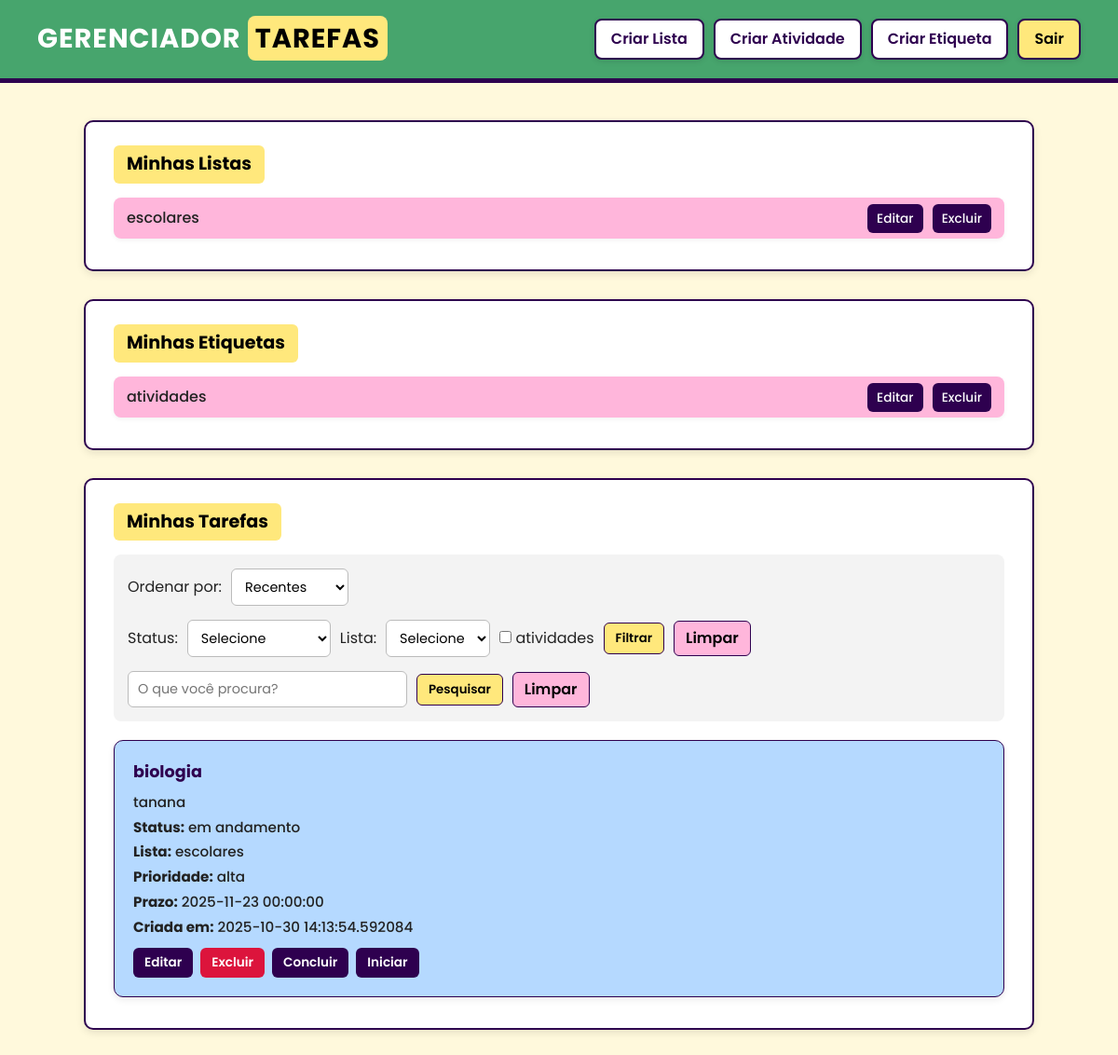
The app's page /user/ (signed in) with its own data.
### models/models.py (models this page shows)
class Lista(db.Model):
    __tablename__ = 'lista'
    id = db.Column(db.Integer, primary_key=True)
    nome = db.Column(db.String(120), nullable=False, unique=True)
    usuario_id = db.Column(db.Integer, db.ForeignKey('usuario.id'), nullable=False)
    tarefas = db.relationship('Tarefa', backref='lista', lazy=True)

class Etiqueta(db.Model):
    __tablename__ = 'etiqueta'
    id = db.Column(db.Integer, primary_key=True)
    nome = db.Column(db.String(64), unique=True, nullable=False)
    tarefas = db.relationship('Tarefa', secondary=tarefa_etiqueta, back_populates='etiquetas')
    usuario_id = db.Column(db.Integer, db.ForeignKey('usuario.id'), nullable=False)

class Tarefa(db.Model):
    __tablename__ = 'tarefa'
    id = db.Column(db.Integer, primary_key=True)
    titulo = db.Column(db.String(200), nullable=False)
    descricao = db.Column(db.Text)
    data_limite = db.Column(db.DateTime)
    status = db.Column(db.String(20), default='pendente') # Pendente, Em Andamento, Concluída
    prioridade = db.Column(db.String(20), default='normal') # Baixa, Normal, Alta, Urgente
    ordem = db.Column(db.Integer, default=0) # Aqui é um campo do banco para poder posicionar tarefas de maneira manual de acordo com esse ínice, que ficará variando
    criada_em = db.Column(db.DateTime, default=datetime.utcnow)
    atualizada_em = db.Column(db.DateTime, default=datetime.utcnow, onupdate=datetime.utcnow)
    lista_id = db.Column(db.Integer, db.ForeignKey('lista.id'), nullable=False)
    usuario_id = db.Column(db.Integer, db.ForeignKey('usuario.id'), nullable=False)
    etiquetas = db.relationship('Etiqueta', secondary=tarefa_etiqueta, back_populates='tarefas')
    comentarios = db.relationship('Comentario', backref='tarefa', lazy=True)

### controllers/user_controller.py (the view, shortened to what this page needs)
@user_bp.route('/')
@login_required
def index():
    listas = Lista.query.filter_by(usuario_id=current_user.id).all()
    tarefas = Tarefa.query.filter_by(usuario_id=current_user.id).all()
    etiquetas = Etiqueta.query.all()
    hoje = datetime.today()
    ordem = request.cookies.get('ordem', 'recentes')
    if ordem == 'recentes':
        tarefas = Tarefa.query.filter_by(usuario_id=current_user.id).order_by(Tarefa.criada_em.desc()).all()
        pass
    elif ordem=='antigas':
        tarefas = Tarefa.query.filter_by(usuario_id=current_user.id).order_by(Tarefa.criada_em.asc()).all()
        pass
    elif ordem=='prazo_curto':
        tarefas = Tarefa.query.filter_by(usuario_id=current_user.id).order_by(Tarefa.data_limite.asc()).all()
        pass
    elif ordem == 'prazo_longo':
        tarefas = Tarefa.query.filter_by(usuario_id=current_user.id).order_by(Tarefa.data_limite.desc()).all()
        pass
    elif ordem=='manual':
        tarefas = Tarefa.query.filter_by(usuario_id=current_user.id).order_by(Tarefa.ordem.asc()).all()
        pass
    for t in tarefas:
        t.tempo_restante = (t.data_limite - hoje).days + 1
    modo_filtro = session.get('filtro')
    modo_filtro_palavras_chave = session.get('filtro_palavra_chave_modo')
    return render_template('./user/dash.html', ordem=ordem, listas=listas, tarefas=tarefas, etiquetas=etiquetas)

### app.py (called while the page is built)
def create_app():
    app = Flask(__name__)
    app.config['SECRET_KEY'] = 'sua-chave-secreta-aqui'
    app.config['SQLALCHEMY_DATABASE_URI'] = 'sqlite:///todo_app.db'
    app.config['SQLALCHEMY_TRACK_MODIFICATIONS'] = False
    db.init_app(app)
    login_manager = LoginManager()
    login_manager.init_app(app)
    login_manager.login_view = 'auth.logar_no_sistema'
    login_manager.login_message = 'Por favor, faça login para acessar esta página.'
    @login_manager.user_loader
    def load_user(user_id):
        return Usuario.query.get(int(user_id))
    app.register_blueprint(auth_bp)
    app.register_blueprint(user_bp)
    app.register_blueprint(email_bp)
    iniciar_scheduler(app)
    with app.app_context():
        db.create_all()
    return app

### templates/user/dash.html (shortened to what this page needs)
<!DOCTYPE html>
<html lang="pt-BR">
<head>
    <link rel="stylesheet" href="{{ url_for('static', filename='css/user/dash.css') }}">
</head>
<body>
<header>
    <h1>GERENCIADOR <span>TAREFAS</span></h1>
    <div class="header-buttons">
        <a href="{{ url_for('user.criar_lista') }}" class="btn-header">Criar Lista</a>
        <a href="{{ url_for('user.criar_atividade') }}" class="btn-header">Criar Atividade</a>
        <a href="{{ url_for('user.criar_etiqueta') }}" class="btn-header">Criar Etiqueta</a>
        <a href="{{ url_for('auth.deslogar_do_sistema') }}" class="btn-header logout">Sair</a>
    </div>
</header>
<main>
    <section class="bloco">
        <h2>Minhas Listas</h2>
        <ul>
            {% for list in listas %}
            <li>
                <span>{{ list.nome }}</span>
                <div class="acoes">
                    <a href="{{ url_for('user.editar_lista', id=list.id) }}">Editar</a>
                    <a href="{{ url_for('user.excluir_lista', id=list.id) }}">Excluir</a>
                </div>
            </li>
            {% else %}
            <li class="vazio">Nenhuma lista foi criada ainda</li>
            {% endfor %}
        </ul>
    </section>
    <section class="bloco">
        <h2>Minhas Etiquetas</h2>
        <ul>
            {% for etiqueta in etiquetas %}
            <li>
                <span>{{ etiqueta.nome }}</span>
                <div class="acoes">
                    <a href="{{ url_for('user.atualizar_etiqueta', id=etiqueta.id) }}">Editar</a>
                    <a href="{{ url_for('user.excluir_etiqueta', id=etiqueta.id) }}">Excluir</a>
                </div>
            </li>
            {% else %}
            <li class="vazio">Nenhuma etiqueta foi criada ainda</li>
            {% endfor %}
        </ul>
    </section>
    <section class="bloco">
        <h2>Minhas Tarefas</h2>
        <div class="filtros">
            <form action="{{ url_for('user.ordenar_tarefa') }}" method="post">
                <label>Ordenar por:</label>
                <select name="ordem" id="ordem_select" onchange="this.form.submit()">
                    <option {% if ordem=='recentes' %}selected{% endif %} value="recentes">Recentes</option>
                </select>
            </form>
            <form action="{{ url_for('user.filtrar_tarefas') }}" method="post">
                <label>Status:</label>
                <select name="status" id="status">
                    <option value="">Selecione</option>
                </select>
                <label>Lista:</label>
                <select name="lista" id="lista">
                    <option value="">Selecione</option>
                </select>
                {% set filtros_etiquetas = session.get('filtros', [{}])[0].get('etiquetas', []) | map('int') | list %}
                <div class="etiquetas-filtro">
                    {% for etiqueta in etiquetas %}
                    <label>
                        <input {% if etiqueta.id in filtros_etiquetas %}checked{% endif %} type="checkbox" name="etiqueta_filtro" value="{{ etiqueta.id }}">
                        {{ etiqueta.nome }}
                    </label>
                    {% endfor %}
                </div>
                <button class="btn-filtrar" type="submit">Filtrar</button>
                <a href="{{ url_for('user.limpar_filtro') }}" class="btn-limpar">Limpar</a>
            </form>
            <form action="{{ url_for('user.filtrar_tarefas_by_palavras_chave') }}" method="post" class="busca">
                <input
                    type="text"
                    name="barra_pesquisa"
                    placeholder="O que você procura?"
                    >
                <button type="submit">Pesquisar</button>
                <a href="{{ url_for('user.apagar_filtro_de_palavras_chave') }}" class="btn-limpar">Limpar</a>
            </form>
        </div>
        <ul class="lista-tarefas" {% if ordem=='manual' %}id="lista_de_tarefas"{% endif %}>
            {% for tarefa in tarefas %}
            <li class="tarefa-item" data-id="{{ tarefa.id }}">
                <div class="tarefa-info">
                    <h3>{{ tarefa.titulo }}</h3>
                    <p>{{ tarefa.descricao }}</p>
                    <p><strong>Status:</strong> {{ tarefa.status }}</p>
                    <p><strong>Lista:</strong> {{ tarefa.lista.nome }}</p>
                    <p><strong>Prioridade:</strong> {{ tarefa.prioridade }}</p>
                    <p><strong>Prazo:</strong> {{ tarefa.data_limite }}</p>
                    <p><strong>Criada em:</strong> {{ tarefa.criada_em }}</p>
                    <div class="tarefa-acoes">
                        <a href="{{ url_for('user.editar_tarefa', id=tarefa.id) }}">Editar</a>
                        <a href="{{ url_for('user.excluir_tarefa', id=tarefa.id) }}" class="excluir">Excluir</a>
                        <a href="{{ url_for('user.concluir_tarefa', id=tarefa.id) }}">Concluir</a>
                        {% if tarefa.status != 'concluida' %}
                        <a href="{{ url_for('user.iniciar_tarefa', id=tarefa.id) }}">Iniciar</a>
                        {% endif %}
                    </div>
                </div>
            </li>
            {% else %}
            <p class="vazio">Nenhuma tarefa cadastrada ainda.</p>
            {% endfor %}
        </ul>
    </section>
</main>
</body>
</html>

### static/css/user/dash.css (style rules this page uses)
:root { --rosa: #ffb6db; --verde: #47a56d; --amarelo: #ffe87c; --roxo: #2e004f; --azul: #b5d9ff; --fundo: #fff9dc; --cinza: #f3f3f3; --texto: #222; }
* { margin: 0; padding: 0; box-sizing: border-box; font-family: "Poppins", sans-serif; transition: all 0.25s ease-in-out; }
body { background-color: var(--fundo); color: var(--texto); line-height: 1.5; }
header { background-color: var(--verde); color: #fff; padding: 20px 40px; display: flex; justify-content: space-between; align-items: center; border-bottom: 5px solid var(--roxo); flex-wrap: wrap; }
header h1 { font-size: 1.8rem; font-weight: 700; letter-spacing: 1px; }
header h1 span { background-color: var(--amarelo); color: #000; border-radius: 8px; padding: 4px 8px; }
.header-buttons { display: flex; flex-wrap: wrap; gap: 10px; }
.btn-header { background-color: #fff; color: var(--roxo); text-decoration: none; padding: 8px 16px; border-radius: 8px; font-weight: 600; border: 2px solid var(--roxo); box-shadow: 0 2px 6px rgba(0, 0, 0, 0.1); }
.logout { background-color: var(--amarelo); color: #000; }
main { padding: 40px; display: flex; flex-direction: column; gap: 30px; max-width: 1100px; margin: 0 auto; }
.bloco { background-color: #fff; border: 2px solid var(--roxo); border-radius: 10px; padding: 25px 30px; box-shadow: 0 3px 8px rgba(0, 0, 0, 0.1); }
.bloco h2 { background-color: var(--amarelo); padding: 6px 14px; display: inline-block; border-radius: 6px; font-size: 1.2rem; margin-bottom: 15px; color: #000; }
ul { list-style: none; }
ul li { background-color: var(--rosa); border-radius: 8px; padding: 10px 14px; margin-bottom: 8px; display: flex; justify-content: space-between; align-items: center; font-weight: 500; box-shadow: 0 2px 5px rgba(0, 0, 0, 0.05); }
.acoes a { text-decoration: none; color: #fff; background-color: var(--roxo); padding: 6px 10px; border-radius: 6px; font-size: 0.85rem; margin-left: 6px; }
.filtros { background-color: var(--cinza); padding: 15px; border-radius: 8px; display: flex; flex-direction: column; gap: 15px; margin-bottom: 20px; }
.filtros form { display: flex; flex-wrap: wrap; align-items: center; gap: 10px; }
select, input[type="text"] { padding: 8px 10px; border-radius: 6px; border: 1px solid #bbb; background: #fff; font-size: 0.9rem; }
button, .btn-filtrar, .btn-limpar { background-color: var(--amarelo); border: 1px solid var(--roxo); padding: 6px 12px; border-radius: 6px; cursor: pointer; font-weight: 600; color: #000; text-decoration: none; }
.btn-limpar { background-color: var(--rosa); }
.lista-tarefas { display: flex; flex-direction: column; gap: 15px; }
.tarefa-item { background-color: var(--azul); border-radius: 10px; padding: 20px; border: 1px solid var(--roxo); display: flex; justify-content: space-between; flex-wrap: wrap; gap: 10px; box-shadow: 0 3px 7px rgba(0,0,0,0.08); }
.tarefa-info { flex: 1; min-width: 250px; }
.tarefa-info h3 { margin-bottom: 8px; font-size: 1.1rem; color: var(--roxo); }
.tarefa-info p { margin-bottom: 4px; font-size: 0.95rem; }
.tarefa-acoes { display: flex; flex-wrap: wrap; gap: 8px; margin-top: 10px; }
.tarefa-acoes a { text-decoration: none; padding: 6px 12px; border-radius: 6px; font-weight: 600; font-size: 0.85rem; color: #fff; background-color: var(--roxo); }
.tarefa-acoes a.excluir { background-color: crimson; }

### records on screen
Lista: nome "escolares"
Etiqueta: nome "atividades"
Tarefa: titulo "biologia", descricao "tanana", status "em andamento", lista.nome "escolares", prioridade "alta", data_limite "2025-11-23 00:00:00", criada_em "2025-10-30 14:13:54.592084"
